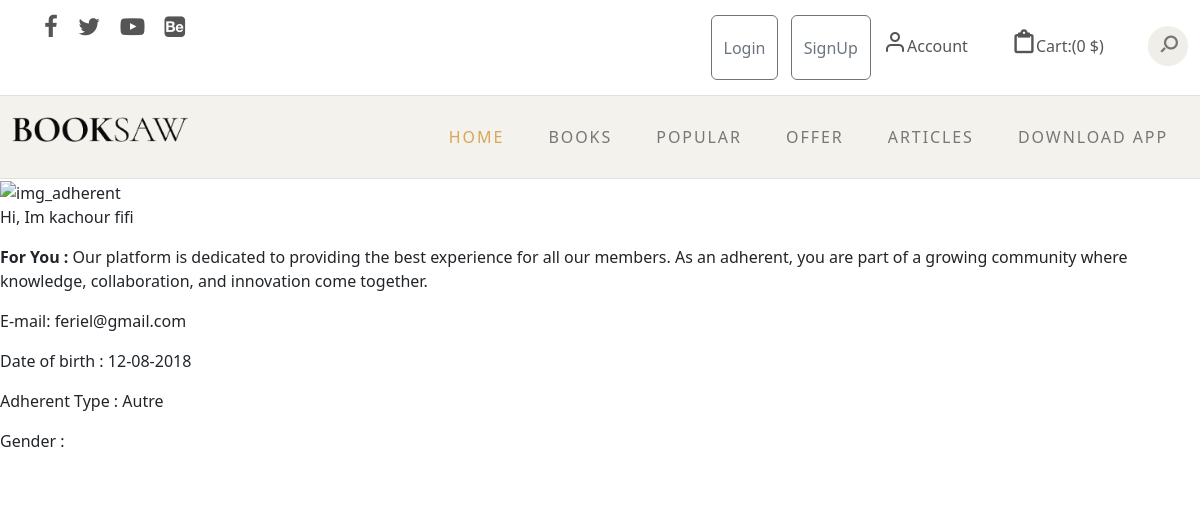
The page /AdherentDetails.php?id=4 on the database its author committed.
### tables this page shows
CREATE TABLE `adherants` (
  `id` int(11) NOT NULL,
  `nom` varchar(20) NOT NULL,
  `prenom` varchar(20) NOT NULL,
  `email` varchar(30) NOT NULL,
  `password` varchar(25) NOT NULL,
  `md5_pass` varchar(32) NOT NULL,
  `type_adherent` enum('Etudiant','Professeur','Chercheur','Autre') NOT NULL,
  `date_naiss` varchar(11) NOT NULL,
  `genre` varchar(50) NOT NULL,
  `verified` int(1) NOT NULL
);

### AdherentDetails.php (called while the page is built, shortened)
<?php
   include 'dbconnect.php';
    $query=$base->query("select * FROM adherants WHERE id=$_GET[id]");
    $adherent=$query->fetch(PDO::FETCH_ASSOC);
    include "Layout.phtml";
?>

### AdherentDetails.phtml (the view)
<div id="dA">
<div class="Details_ADR" >
      <div id="img_Adhrent"><img src="assets/im_a3.jpg"alt="img_adherent" id="Adhrent_Profil"></div>
      <div id="A_det_personelle">
        <p class="det_nom">Hi, Im <?= $adherent["nom"]." ".$adherent["prenom"]  ?></p>
        <p class="paragraph">
        <strong id="for">For You :</strong> Our platform is dedicated to providing the best experience for all our members.
        As an adherent, you are part of a growing community where knowledge, collaboration, and innovation come together.
            </p>
        <p class="A_info"><span class="infA">E-mail: </span><?=$adherent["email"] ?></p>
        <p class="A_info"><span class="infA">Date of birth :</span> <?=$adherent["date_naiss"] ?></p>
        <p class="A_info"><span class="infA">Adherent Type :</span> <?=$adherent["type_adherent"] ?></p>
        <p class="A_info"><span class="infA">Gender :</span> <?=$adherent["genre"] ?></p>
        <div id="Button_Adr_reg">
        <a class="btn_Up_Adhrent" href="adherants_update.php?id=<?=$adherent["id"]?>" ><i class="bi bi-pencil-square" style="color: #fff  !important;"></i></a>
        <a class="btn_Supp_Adhrent" href="adherantssupp.php?id=<?=$adherent["id"]?>" ><i class="bi bi-person-x"style="color: #fff  !important;"></i></a>
        </div>
      </div>
</div>
</div>

### assets/StyleLivres.css (style rules this page uses)
.bi { color:#74642F; }

### assets/StyleFormLivres.css (style rules this page uses)
i { font-size: x-large; font-weight: bold; }

### assets/style2.css (style rules this page uses)
:root { --header-height: 160px; --header-height-min: 80px; }
:root { --accent-color: #C5A992; --secondary-color: #C5A992; --dark-color: #2f2f2f; --light-color: #eae7d7; --body-text-color: #757575; --light-text-color: #afafaf; --dark-text-color: #2f2f2f; }
:root { --body-font: "Raleway", sans-serif; --heading-font: "Prata", Georgia, serif; --secondary-font: "Playfair Display", Georgia, serif; }
:root, [data-bs-theme=light] { --heading-font: "Prata", Georgia, serif; --heading-font-weight: 400; --heading-color: var(--bs-dark); --heading-line-height: 1.1; --swiper-theme-color: var(--bs-primary); --custom-easing: cubic-bezier(.17, .67, .83, .67); --bs-body-font-family: "Raleway", arial, sans-serif; --bs-body-font-size: 0.9rem; --bs-body-font-weight: 400; --bs-body-line-height: 1.7; --bs-body-color: #333; --bs-body-color-rgb: 51, 51, 51; --bs-primary: #C5A992; --bs-primary-dark: #C5A992; --bs-secondary: #C5A992; --bs-black: #111; --bs-light: #F1F1F0; --bs-dark: #212529; --bs-gray: #949494; --bs-gray-dark: #51565b; --bs-primary-rgb: 169, 128, 115; --bs-secondary-rgb: 253, 238, 233; --bs-black-rgb: 17, 17, 17; --bs-light-rgb: 241, 241, 240; --bs-dark-rgb: 33, 37, 41; --bs-link-color: var(--bs-dark); --bs-link-color-rgb: 17, 17, 17; --bs-link-decoration: underline; --bs-link-hover-color: var(--bs-primary); --bs-link-hover-color-rgb: 169, 128, 115; }
a { text-decoration: none; transition: all 0.3s ease-out; }
*, *::before, *::after { -webkit-box-sizing: border-box; -moz-box-sizing: border-box; box-sizing: border-box; }
html { box-sizing: border-box; }
body { font-family: var(--body-font); font-size: 16px; line-height: 2; color: var(--body-text-color); background-color: var(--light-color); }
a { color: var(--accent-color); transition: 0.3s color ease-out; }
img { display: inline-block; border: 0; max-width: 100%; height: auto; vertical-align: middle; }
p { margin: 0 0 20px 0; }
dfn, cite, em, i { font-style: italic; }
::placeholder { color: #999; }
pre, blockquote, dl, figure, table, p, ul, ol, form { margin-bottom: 2.5rem; }

### rows shown on the page
adherants: nom "kachour", prenom "fifi", email "feriel@gmail.com", date_naiss "12-08-2018", type_adherent "Autre"
